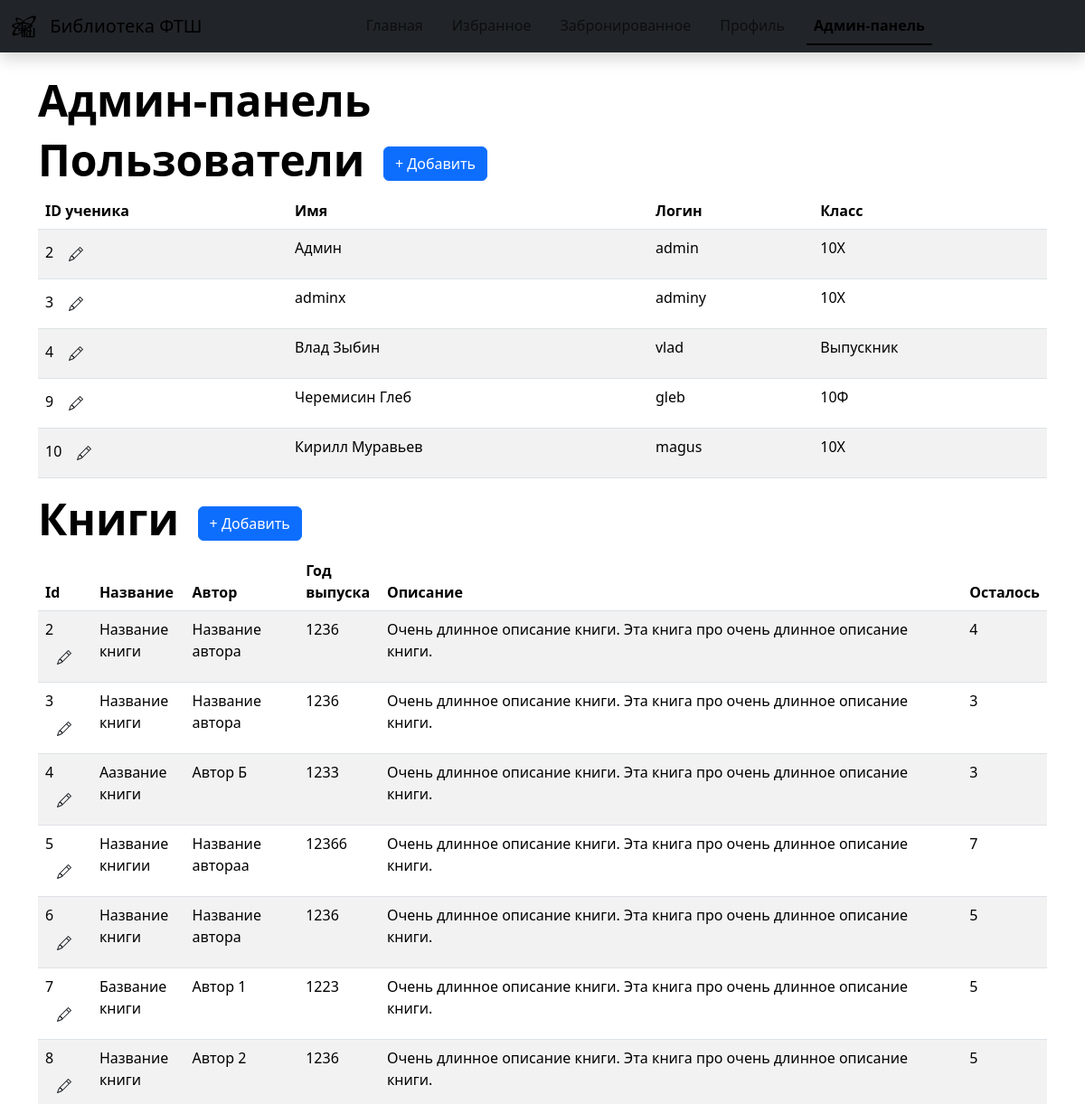
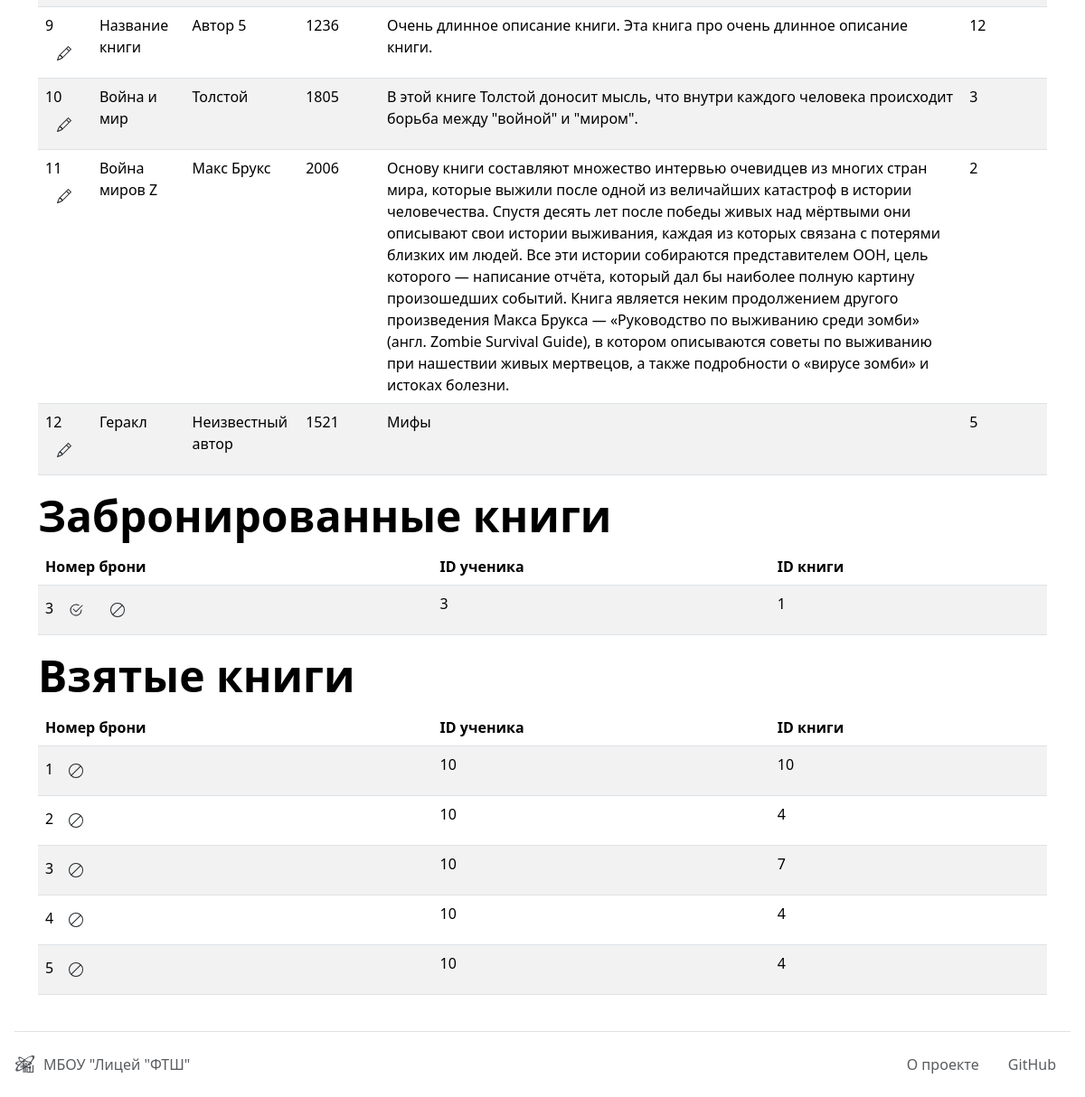
Page /admin (signed in) on the committed database (2 pictures, top to bottom).
### data/users.py (models this page shows, shortened)
class User(SqlAlchemyBase, UserMixin):
    __tablename__ = 'users'
    id = sqlalchemy.Column(sqlalchemy.Integer,
                           primary_key=True, autoincrement=True)
    name = sqlalchemy.Column(sqlalchemy.String)
    username = sqlalchemy.Column(sqlalchemy.String, unique=True, index=True)
    hashed_password = sqlalchemy.Column(sqlalchemy.String, nullable=True)
    grade_id = sqlalchemy.Column(sqlalchemy.Integer,
                                 sqlalchemy.ForeignKey("grades.id"))
    grade = orm.relationship('Grade')
    is_admin = sqlalchemy.Column(sqlalchemy.Boolean, default=False)

### data/grades.py (models this page shows)
class Grade(SqlAlchemyBase):
    __tablename__ = 'grades'
    id = sqlalchemy.Column(sqlalchemy.Integer,
                           primary_key=True, autoincrement=True)
    name = sqlalchemy.Column(sqlalchemy.String)

### data/books.py (models this page shows)
class Book(SqlAlchemyBase):
    __tablename__ = 'books'
    id = sqlalchemy.Column(sqlalchemy.Integer,
                           primary_key=True, autoincrement=True)
    name = sqlalchemy.Column(sqlalchemy.String)
    author = sqlalchemy.Column(sqlalchemy.String)
    description = sqlalchemy.Column(sqlalchemy.String, nullable=True)
    year = sqlalchemy.Column(sqlalchemy.SmallInteger)
    preview_url = sqlalchemy.Column(sqlalchemy.String, nullable=True)
    preview_ratio = sqlalchemy.Column(sqlalchemy.Float, nullable=True)
    left = sqlalchemy.Column(sqlalchemy.Integer)

### app.py (the view)
@app.route('/admin')
@login_required
def admin():
    if not current_user.is_admin:
        abort(403)
    print(current_user.get_id())
    session = db_session.create_session()
    query_us = session.query(User).order_by(User.id)
    query_books = select(Book.id, Book.name, Book.author, Book.year, Book.description, Book.left).order_by(Book.id)
    query_books = session.execute(query_books).fetchall()
    query_booked = select(Booked_list.id, Booked_list.user_id, Booked_list.book_id).order_by(Booked_list.id)
    query_booked = session.execute(query_booked).fetchall()
    query_borrowed = select(Borrowed.id, Borrowed.user_id, Borrowed.book_id).order_by(Borrowed.id)
    query_borrowed = session.execute(query_borrowed).fetchall()
    return render_template('admin.html', title='Админ-панель', items=query_us, itemsbooks=query_books,
                           itemsbooked=query_booked, borrowedbooks=query_borrowed)

### app.py (called while the page is built)
@login_manager.user_loader
def load_user(user_id):
    db_sess = db_session.create_session()
    return db_sess.query(User).get(user_id)

### data/db_session.py (called while the page is built)
def create_session() -> Session:
    global __factory
    return __factory()

### templates/admin.html (shortened to what this page needs)
{% extends "base.html" %}
{% block content %}
    <div class="container-fluid container-md py-4 mb-auto">
        <h1 class="display-5 fw-bold text-body-emphasis">Админ-панель</h1>
        <h3 class="display-5 fw-bold text-body-emphasis">Пользователи
            <a class="btn btn-primary ms-2" href="/user_add" role="button" aria-disabled="true">+ Добавить</a>
        </h3>
        <div class="bd-example-snippet bd-code-snippet">
            <div class="bd-example m-0 border-0">
                <table class="table table-striped">
                    <thead>
                    <tr>
                        <th scope="col">ID ученика</th>
                        <th scope="col">Имя</th>
                        <th scope="col">Логин</th>
                        <th scope="col">Класс</th>
                    </tr>
                    </thead>
                    <tbody>
                    {% for item in items %}
                        <tr>
                            <td>{{ item.id }}
                                <a class="btn" href="/user_edit/{{ item.id }}" role="button" aria-disabled="true">
                                    <svg class="bi" width="16" height="16">
                                        <use xlink:href="#pencil"></use>
                                    </svg>
                                </a>
                            </td>
                            <td>{{ item.name }}</td>
                            <td>{{ item.username }}</td>
                            <td>{{ item.grade.name }}</td>
                        </tr>
                    {% endfor %}
                    </tbody>
                </table>
            </div>
        </div>
        <h3 class="display-5 fw-bold text-body-emphasis">Книги
            <a class="btn btn-primary ms-2" href="/book_add" role="button" aria-disabled="true">+ Добавить</a>
        </h3>
        <div class="bd-example-snippet bd-code-snippet">
            <div class="bd-example m-0 border-0">
                <table class="table table-striped">
                    <thead>
                    <tr>
                        <th scope="col">Id</th>
                        <th scope="col">Название</th>
                        <th scope="col">Автор</th>
                        <th scope="col">Год выпуска</th>
                        <th scope="col">Описание</th>
                        <th scope="col">Осталось</th>
                    </tr>
                    </thead>
                    <tbody>
                    {% for item in itemsbooks %}
                        <tr>
                            <td>{{ item.id }}
                                <a class="btn" href="/book_edit/{{ item.id }}" role="button" aria-disabled="true">
                                    <svg class="bi" width="16" height="16">
                                        <use xlink:href="#pencil"></use>
                                    </svg>
                                </a>
                            </td>
                            <td>{{ item.name }}</td>
                            <td>{{ item.author }}</td>
                            <td>{{ item.year }}</td>
                            <td>{{ item.description }}</td>
                            <td>{{ item.left }}</td>
                        </tr>
                    {% endfor %}
                    </tbody>
                </table>
            </div>
        </div>
        <h3 class="display-5 fw-bold text-body-emphasis">Забронированные книги</h3>
        <div class="bd-example-snippet bd-code-snippet">
            <div class="bd-example m-0 border-0">
                <table class="table table-striped">
                    <thead>
                    <tr>
                        <th scope="col">Номер брони</th>
                        <th scope="col">ID ученика</th>
                        <th scope="col">ID книги</th>
                    </tr>
                    </thead>
                    <tbody>
                    {% for item in itemsbooked %}
                        <tr>
                            <td>{{ item.id }}
                            <a class="btn" onclick="tobook(this)" name="butn1{{item.user_id}}" id="butn1{{ item.book_id }}" role="button" aria-disabled="true">
                                    <svg class="bi" width="16" height="16">
                                        <use xlink:href="#yes"></use>
                                    </svg>
                                </a>
                            <a class="btn" onclick="todel(this)" name="butn2{{item.user_id}}" id="butn2{{ item.book_id }}" role="button" aria-disabled="true">
                                    <svg class="bi" width="16" height="16">
                                        <use xlink:href="#no"></use>
                                    </svg>
                                </a>
                            </td>
                            <td>{{ item.user_id }}</td>
                            <td>{{ item.book_id }}</td>
                        </tr>
                    {% endfor %}
                    </tbody>
                </table>
            </div>
        </div>
        <h3 class="display-5 fw-bold text-body-emphasis">Взятые книги</h3>
        <div class="bd-example-snippet bd-code-snippet">
            <div class="bd-example m-0 border-0">
                <table class="table table-striped">
                    <thead>
                    <tr>
                        <th scope="col">Номер брони</th>
                        <th scope="col">ID ученика</th>
                        <th scope="col">ID книги</th>
                    </tr>
                    </thead>
                    <tbody>
                    {% for item in borrowedbooks %}
                        <tr>
                            <td>{{ item.id }}
                            <a class="btn" onclick="remove(this)" name="butn{{item.user_id}}" id="butn{{ item.book_id }}" role="button" aria-disabled="true">
                                    <svg class="bi" width="16" height="16">
                                        <use xlink:href="#no"></use>
                                    </svg>
                                </a>
                            </td>
                            <td>{{ item.user_id }}</td>
                            <td>{{ item.book_id }}</td>
                        </tr>
                    {% endfor %}
                    </tbody>
                </table>
            </div>
        </div>
    </div>
{% endblock %}

### templates/base.html (style rules this page uses)
.bi { vertical-align: -.125em; fill: currentColor; }

### rows in the picture
User: id "2", name "Админ", username "admin", grade.name "10Х"
User: id "3", name "adminx", username "adminy", grade.name "10Х"
User: id "4", name "Влад Зыбин", username "vlad", grade.name "Выпускник"
User: id "9", name "Черемисин Глеб", username "gleb", grade.name "10Ф"
User: id "10", name "Кирилл Муравьев", username "magus", grade.name "10Х"
Book: id "2", name "Название книги", author "Название автора", year "1236", description "Очень длинное описание книги. Эта книга про очень длинное описание книги.", left "4"
Book: id "3", name "Название книги", author "Название автора", year "1236", description "Очень длинное описание книги. Эта книга про очень длинное описание книги.", left "3"
Book: id "4", name "Аазвание книги", author "Автор Б", year "1233", description "Очень длинное описание книги. Эта книга про очень длинное описание книги.", left "3"
Book: id "5", name "Название книгии", author "Название автораа", year "12366", description "Очень длинное описание книги. Эта книга про очень длинное описание книги.", left "7"
Book: id "6", name "Название книги", author "Название автора", year "1236", description "Очень длинное описание книги. Эта книга про очень длинное описание книги.", left "5"
Book: id "7", name "Базвание книги", author "Автор 1", year "1223", description "Очень длинное описание книги. Эта книга про очень длинное описание книги.", left "5"
Book: id "8", name "Название книги", author "Автор 2", year "1236", description "Очень длинное описание книги. Эта книга про очень длинное описание книги.", left "5"
Book: id "9", name "Название книги", author "Автор 5", year "1236", description "Очень длинное описание книги. Эта книга про очень длинное описание книги.", left "12"
Book: id "10", name "Война и мир", author "Толстой", year "1805", description "В этой книге Толстой доносит мысль, что внутри каждого человека происходит борьба между \"войной\" и \"миром\".", left "3"
Book: id "11", name "Война миров Z", author "Макс Брукс", year "2006", description "Основу книги составляют множество интервью очевидцев из многих стран мира, которые выжили после одной из величайших катастроф в истории человечества. Спустя десять лет после победы живых над мёртвыми они описывают свои истории выживания, каждая из которых связана с потерями близких им людей. Все эти истории собираются представителем ООН, цель которого — написание отчёта, который дал бы наиболее полную картину произошедших событий. Книга является неким продолжением другого произведения Макса Брукса — «Руководство по выживанию среди зомби» (англ. Zombie Survival Guide), в котором описываются советы по выживанию при нашествии живых мертвецов, а также подробности о «вирусе зомби» и истоках…", left "2"
Book: id "12", name "Геракл", author "Неизвестный автор", year "1521", description "Мифы", left "5"

### other values in the picture
{{ name }} "Главная" "Избранное" "Забронированное" "Профиль" "Админ-панель"
{{ item.id }} "3"
{{ item.user_id }} "3"
{{ item.book_id }} "1"
{{ item.id }} "1" "2" "3" "4" "5"
{{ item.user_id }} "10" "10" "10" "10" "10"
{{ item.book_id }} "10" "4" "7" "4" "4"
